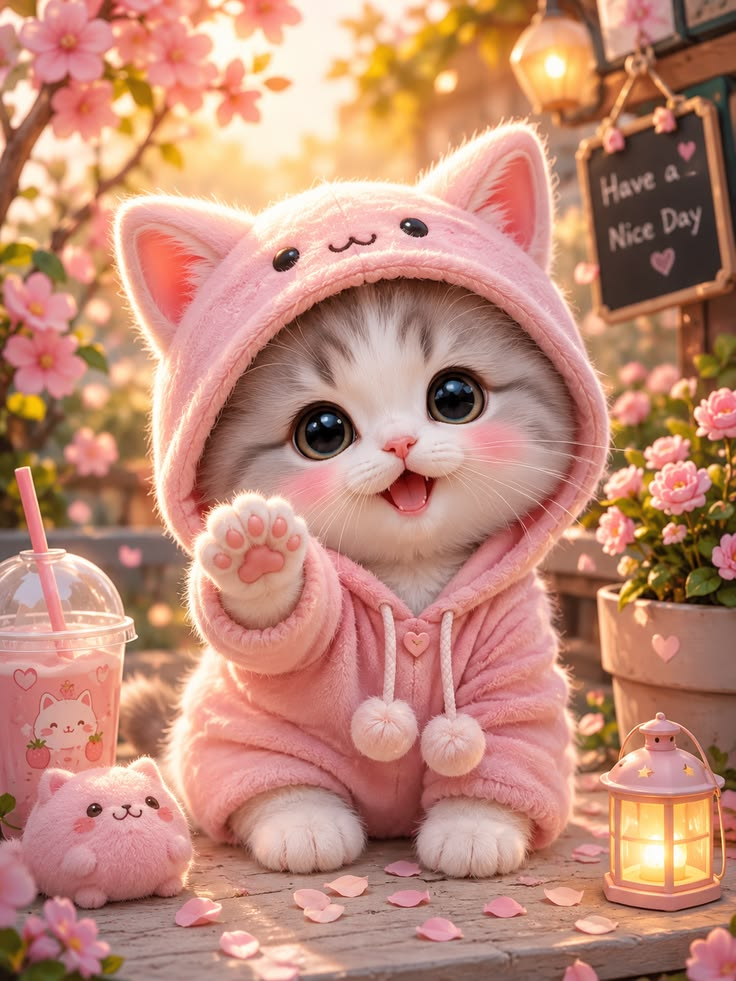
#> input picture sample.jpg, 736 x 981 px
$ python Q14_split_channels.py
#> lines starting #> are read from the running program, lines starting #| are printed output that depends on the picture
import cv2

image = cv2.imread("sample.jpg")
#> image is the input picture: shape (981, 736, 3); mean B, G, R 119.8, 139.1, 192.2

blue, green, red = cv2.split(image)
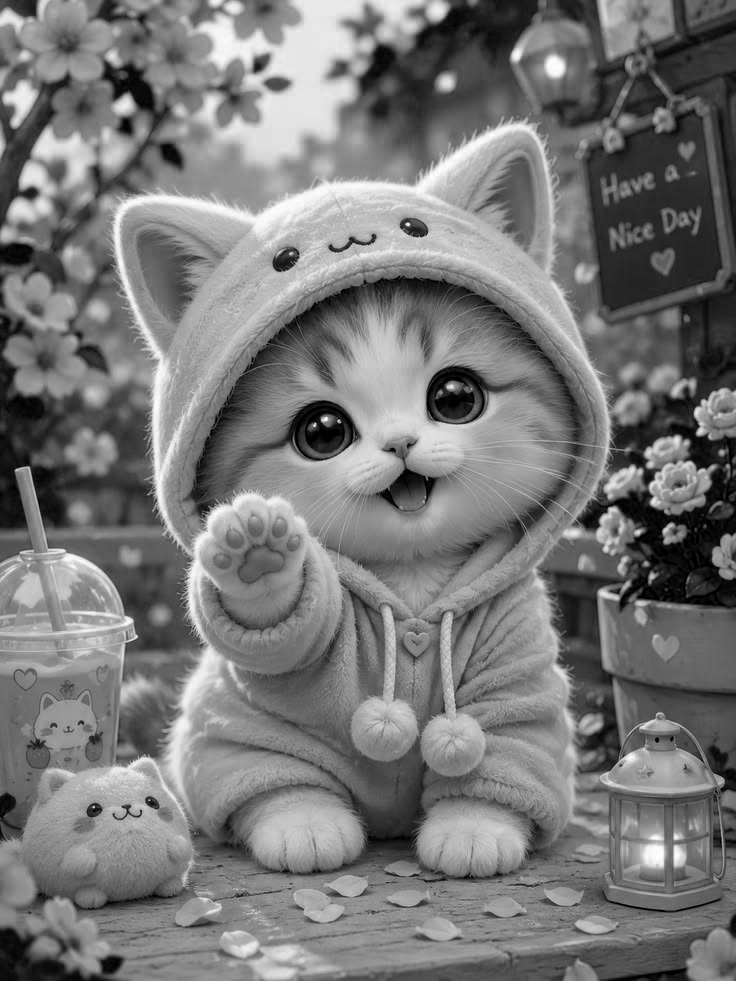
#> blue: shape (981, 736); min 0, max 255, mean 119.8
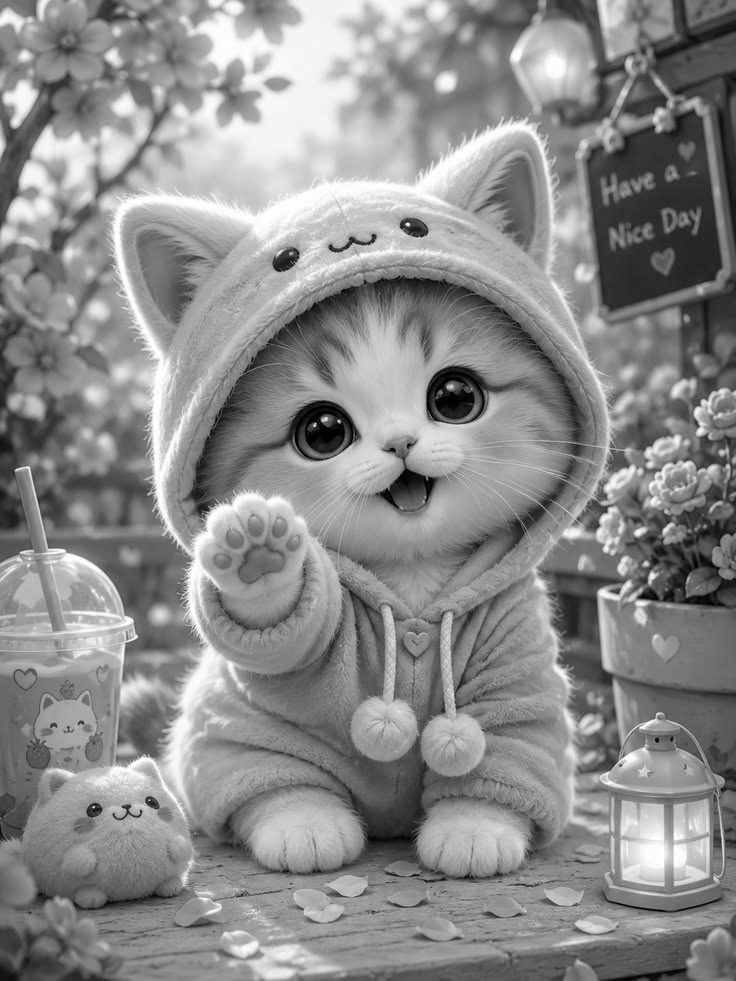
#> green: shape (981, 736); min 0, max 255, mean 139.1
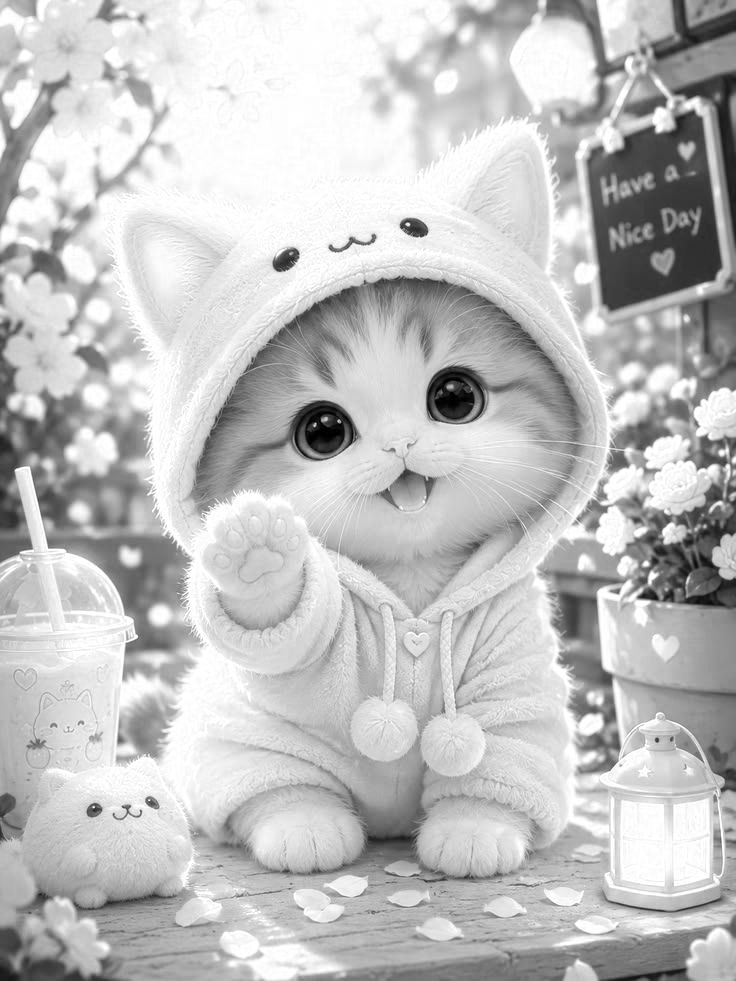
#> red: shape (981, 736); min 0, max 255, mean 192.2

print("Blue Channel:", blue.shape)
#| Blue Channel: (981, 736)
print("Green Channel:", green.shape)
#| Green Channel: (981, 736)
print("Red Channel:", red.shape)
#| Red Channel: (981, 736)
